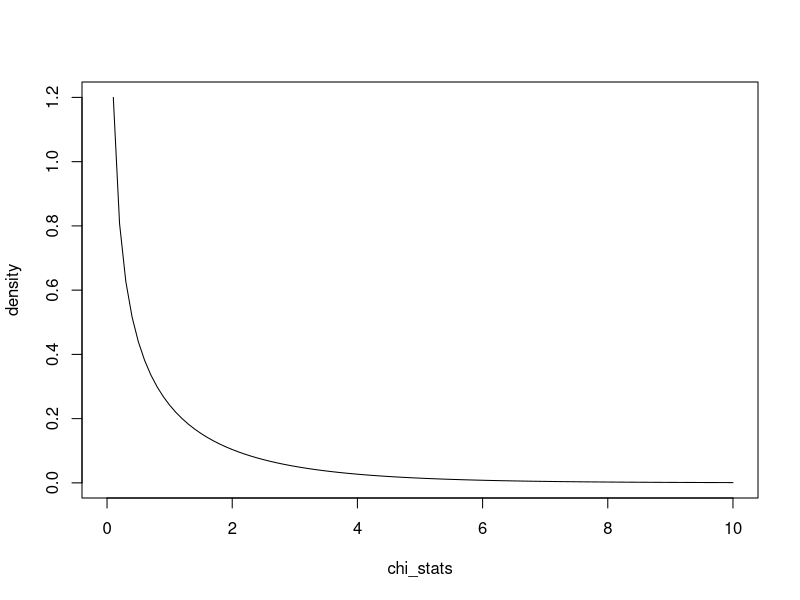
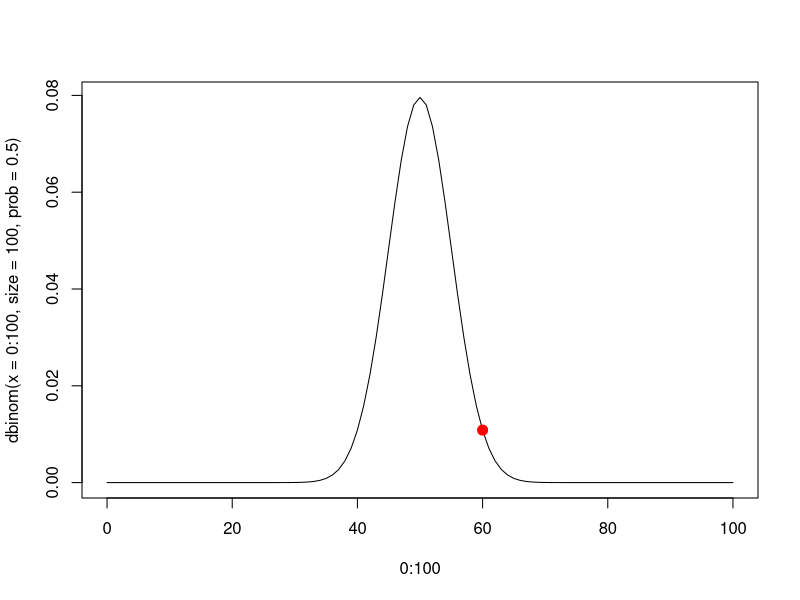
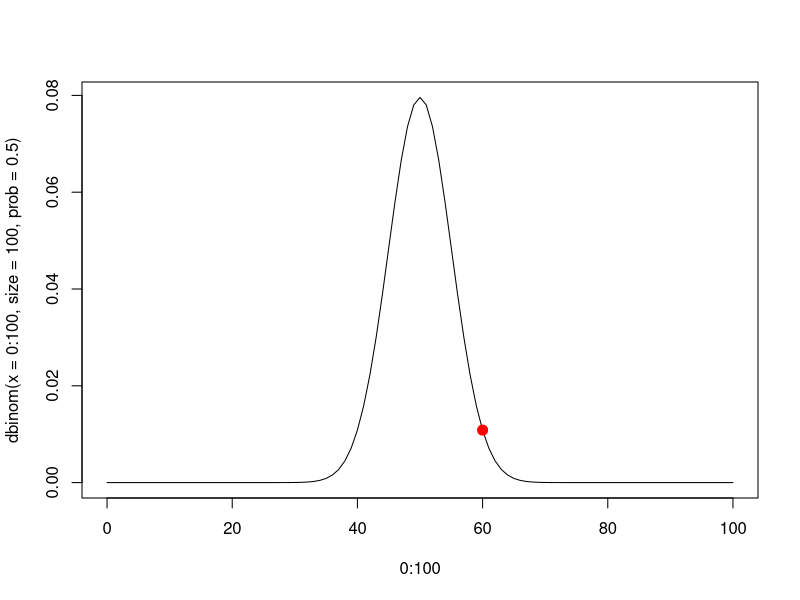
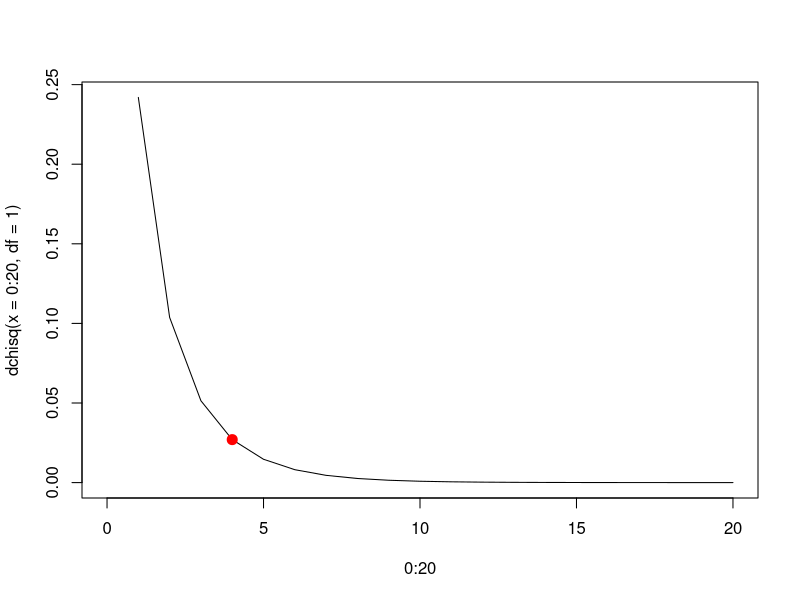

Write R code to recreate these figures, in order. (Note: this script raises an error after producing the figures.)
## ---- chunk 1
knitr::opts_chunk$set(echo = TRUE)
## ---- chunk 2

o <- c(30, 70) 
e <- c(.5, .5)

# Die Quadrierte Differenz der Abweichungen im Verhältnis zu den erwarteten Werten
test_stat <- sum((o - e)^2 / e)
df <- length(o) - 1

chi_stats <- seq(0, 10, by = .1)
density <- dchisq(chi_stats, df =  df)

plot(x = chi_stats, y = density, type = "l")
points(x = test_stat, dchisq(x = test_stat, df = df), pch = 20, col = "red", cex = 2)

1 - pchisq(q = test_stat, df = df) # p-value

## ---- chunk 3
# Wie wahrscheinlich ist eine Beobachtung von 60 Gewinnen
# von 100 Ziehungen, wenn die Gewinnwahrscheinlichkeit
# tatsächlich 50% beträgt?
# Diese Frage lässt sich mit der Binomialverteilung beantworten.

p <- .5
k <- 100
# Wie wahrscheinlich sind 60 Treffer (oder mehr), wenn die Wahrscheinlichkeit 
# einen Treffer zu erhalten 50% beträgt und wir insgesamt 100 mal ziehen?
dbinom(x = 60, size = 100, prob = .5)
plot(0:100, dbinom(x = 0:100, size = 100, prob = .5), type = "l")
points(60, dbinom(x = 60, size = 100, prob = .5), cex = 2, col = "red", pch = 20)

(1 - pbinom(q = 60, size = 100, prob = .5)) * 2
plot(0:100, dbinom(x = 0:100, size = 100, prob = .5), type = "l")
points(60, dbinom(x = 60, size = 100, prob = .5), cex = 2, col = "red", pch = 20)
1 - pbinom(q = 60, size = 100, prob = .5)

o <- c(60, 40)
e <- c(50, 50)

test_stat <- sum((o - e) ^ 2 / e)
plot(0:20, dchisq(x = 0:20, df = 1), type = "l")
points(test_stat, dchisq(test_stat, df = 1), pch = 20, col = "red", cex = 2)
1 - pchisq(q = test_stat, df = 1)

## ---- chunk 4
obs
exp
observed <- c(60, 40)
n <- sum(observed)
exp <- c(.5, .5)
exp_abs <- exp * sum(observed)

test_stat <- sum((observed - exp_abs)^2 / exp_abs)

fit <- chisq.test(x = observed, p = exp) 
fit$statistic #chi sq test stat
fit$parameter #df
fit$p.value

n <- 1e2
reps <- 1e6
p <- runif(n = 4)
p <- p / sum(p)

data <- table(mtcars$cyl)
exp <- c(.4, .2, .4)
exp_abs <- sum(data) * exp
sum(data) * exp

chisq.test(x = data, p = exp)

o1 <- rbinom(n = 1000, size = sum(data), prob = exp[1])
o2 <- rbinom(n = 1000, size = sum(data), prob = exp[2])
o3 <- sum(data) - map2_int(o1, o2, sum)

# Visualisierung der Verteilung
list(o1, o2, o3) %>% 
  set_names("o1", "o2", "o3") %>% 
  as_tibble %>% 
  rownames_to_column() %>% 
  gather(key = "category", value = "count", -rowname) %>%
  mutate_at("rowname", as_factor) %>% 
  ggplot(aes(y = count, x = rowname, group = category, col = category, fill = category)) +
  geom_bar(stat = "identity", position = "fill") + 
  scale_fill_manual(guide = F, values = c("red", "orange", "skyblue")) +
  scale_color_manual(guide = F, values = c("red", "orange", "skyblue")) +
  theme_classic() +
  theme(line = element_blank(),
        text = element_blank())

reduce(list(o1, o2, o3), `+`)

obs <- map(p[-length(p)], rbinom, n = reps, size = n)
obs <- map(p[-length(p)], rbinom, n = reps, size = n)
obs[[length(obs) + 1]] <- n - reduce(obs, `+`)

exp <- map(p, ~ .x * n)

diffs <- map2(obs, exp, ~ (.x - .y)^2 / .y)
chi_sq <- reduce(diffs, `+`)

hist(chi_sq, sqrt(reps), las = 1, freq = FALSE, ylim = c(0, .25))
x <- seq(0, 30, by = 0.01)
lines(x, dchisq(x = x, df = 3), col = "red")

## ---- chunk 5
sim_chisq <- function(n, exp, reps=1000) {
  for(i in reps){
    for(p in exp) {
      x1 <- rbinom(n = n, size = 100, prob = p)
      
    }
  }
}
## ---- chunk 6
# Expected distribution of sells
# In order: Audi, Volkswagen and BMW
expected_proportions <- c(.5, .25, .25)
observed <- c(340, 200, 180)

df <- length(observed) - 1

expected <- expected_proportions * sum(observed)

chi_stat <- sum((observed - expected)^2 / expected) 

p_value <- 1 - pchisq(q = chi_stat, df = df)

## ---- chunk 7
 
m <- list(NULL, NULL, NULL)
for(i in seq(1000)) {
observed <- round(runif(n = 5) * 100)
n <- sum(observed)

exp_abs <- map_dbl(observed / n, rbinom, n = 1, size = sum(observed))
exp <- exp_abs / sum(exp_abs)

df <- length(observed) - 1

test_stat <- sum((observed - exp_abs)^2 / exp_abs)

fit <- chisq.test(x = observed, p = exp) 
fit$statistic #chi sq test stat
fit$parameter #df
fit$p.value

reps = 1e5
sim <- map(exp, ~rbinom(n = reps, size = n, prob = .x))
# sim[[length(sim)]] <- n - reduce(sim[-length(sim)], `+`)

# caluclate ChiSq statistic for each row
resid <- function(exp, obs) {
  (obs - exp)^2/exp
}

sim_abweichungen <- map2(.x = exp_abs, .y = sim, .f = resid)
statistics <- reduce(sim_abweichungen, `+`)
# hist(statistics, breaks = 100, freq = FALSE, las = 1, xlim = c(0, .5 * (max(statistics))))
# abline(v = test_stat, col = "red", lty = 2, lwd = 3)

sim_p <- sum(statistics > fit$statistic) / length(statistics)
cal_p <- fit$p.value

m[[1]][i] <- sim_p 
m[[2]][i] <- cal_p 
m[[3]][i] <- exp[length(exp)]

}

data.frame(m) %>% 
  filter(complete.cases(.)) %>% 
  set_names("X", "Y", "Z") %>% 
  mutate(diff = abs(X - Y)) %>% 
  ggplot(aes(diff, Z)) +
  geom_point()

## ---- chunk 8
sim_chi <- function(reps = 1000) {
  
  m <- NULL
  
  for(i in seq(reps)) {
    
    observed <- round(runif(n = 5) * 100)
    
    if(any(observed <= 5)) {
      m[i] <- NA
    } else {
      
      n <- sum(observed)
      
      exp_abs <- map_dbl(observed / n, rbinom, n = 1, size = sum(observed))
      exp_abs[length(exp_abs)] <- n - sum(exp_abs[-length(exp_abs)])
      
      exp <- exp_abs / sum(exp_abs)
      
      df <- length(observed) - 1
      
      sum(exp_abs)
      sum(observed)
      
      test_stat <- sum((observed - exp_abs)^2 / exp_abs)
      
      fit <- chisq.test(x = observed, p = exp) 
      fit$statistic #chi sq test stat
      fit$parameter #df
      fit$p.value
      
      # number of simulation
      reps = 1e5
      # sim2 <- map(exp, ~rbinom(n = reps, size = n, prob = .x))
      sim <- map(exp, ~qbinom(p = runif(reps), size = n, prob = .x))
      
      # sim[[length(sim)]] <- n - reduce(sim[-length(sim)], `+`)
      # sim2[[length(sim2)]] <- n - reduce(sim2[-length(sim2)], `+`)
      
      # caluclate ChiSq statistic for each row
      resid <- function(exp, obs) {
        (obs - exp)^2/exp
      }
      
      sim_abweichungen <- map2(.x = exp_abs, .y = sim, .f = resid)
      statistics <- reduce(sim_abweichungen, `+`)
      # hist(statistics, breaks = 100, freq = FALSE, las = 1, xlim = c(0, .5 * (max(statistics))))
      # abline(v = test_stat, col = "red", lty = 2, lwd = 3)
      
      sim_p <- sum(statistics > fit$statistic) / length(statistics)
      cal_p <- fit$p.value
      m[i] <- sim_p - cal_p
    }
  }
  return(m)
}
## ---- chunk 9

expected <- c(23, 12, 34, 54)
expected_rel <- expected / sum(expected)
n <- sum(expected)

idx <- sample(seq(observed), 1)
observed[idx] <- n - sum(observed[-idx])
df <- length(observed) - 1

test_stat <- sum((observed - expected)^2 / expected)

fit <- chisq.test(x = observed, p = expected, rescale.p = TRUE) 
fit$statistic #chi sq test stat
fit$parameter #df
fit$p.value

# number of simulation
reps = 1e4
sim <- map(exp, ~qbinom(p = runif(reps), size = n, prob = .x))

# caluclate ChiSq statistic for each row
resid <- function(exp, obs) {
  (obs - exp)^2/exp
}

# Samples
sim_abweichungen <- map2(.x = expected, .y = sim, .f = resid)
statistics <- reduce(sim_abweichungen, `+`)
hist(statistics, breaks = 100, freq = FALSE, las = 1, xlim = c(0, .5 * (max(statistics))))
# abline(v = test_stat, col = "red", lty = 2, lwd = 3)
x <- seq(0, 17, by = .1)
y <- dchisq(x = x, df = df, ncp = 0)
lines(x, y)
qqplot(y, statistics)

sim_p <- sum(statistics > fit$statistic) / length(statistics)
cal_p <- fit$p.value

## ---- chunk 10

sim_df <- function(data, n) {
  for(i in seq(nrow(data))){
    row_idx <- sample(nrow(data), 1)
    col_idx <- sample(ncol(data), 1)
    data[i, col_idx] <- n - sum(data[i, ][-col_idx])
  }
  return(data)
}
sim_df(mtcars)

sim_df(data.frame(sim), n = n)
## ---- chunk 11

observed <- table(mtcars$cyl)
expected <- c(.35, .25, .4)
expected_abs <- expected * sum(observed)
n <- sum(observed)

# Es geht darum die Freiheitsgrade zu simulieren
x1 <- rbinom(n = 1e5, size = n, prob = expected[1])
x2 <- rbinom(n = 1e5, size = n, prob = expected[2])
x3 <- rbinom(n = 1e5, size = n, prob = expected[3])

x <- list("x1" = x1, "x2" = x2, "x3" = x3)

x %>% 
  as_tibble %>% 
  gather() %>% 
  ggplot(aes(x = value, fill = key)) +
  geom_density(bw = 1, alpha = .2)
  
x <- sim_df(data.frame(x), n = n) %>% 
  as.list()
 
x1 <- (x[[1]] - expected_abs[1])^2/expected_abs[1]
x2 <- (x[[2]] - expected_abs[2])^2/expected_abs[2]
x3 <- (x[[3]] - expected_abs[3])^2/expected_abs[3]

x <- list("x1" = x1, "x2" = x2, "x3" = x3)
statistic <- reduce(x, `+`)

hist(statistic, breaks = 20, freq = F)
x <- seq(0, 17, by = .1)
y <- dchisq(x = x, df = length(expected))
lines(x, y)

qqplot(statistic, y)
plot(density(statistic, from = 0, kernel = "cosine", bw = 3))
lines(x, y, col = "red")

## ---- chunk 12

library(tidyverse)

n_var <- 2
df <- n_var
sdev <- as.list(rep(1, n_var))
sim <- map(.x = sdev, .f = ~rnorm(n = reps, mean = 0, sd = .x)^2)

sim %>% 
  tibble %>% 
  rownames_to_column() %>% 
  set_names(c("key", "value")) %>% 
  spread(key, value) %>% 
  set_names(~paste0("x", .x)) %>% 
  unnest() %>% 
  gather(key, value) %>% 
  ggplot(aes(x = value, fill = key)) +
  geom_density() +
  facet_grid(key~.)
  
statistics <- reduce(sim, `+`)
hist(statistics, freq = FALSE, breaks = sqrt(reps))

x <- seq(0, 17, by = .1)
y <- dchisq(x = x, df = df)
lines(x, y, col = "red", lwd = 2)

fit <- chisq.test(table(mtcars$cyl))
fit %>% pluck("p.value")

stat <- fit %>% pluck("statistic")

sum(statistics >= stat) / length(statistics)

## ---- chunk 13

# Set replicate
reps <- 2e4

# Observations
obs <- table(mtcars$cyl)

# Chi Quadrat Anpassungstest 
fit_exact <- chisq.test(obs)
fit_sim <- chisq.test(obs, simulate.p.value = TRUE, B = reps)

# Simulate Chi Quadrat
expected <- rep(1, length(obs))
expected <- expected / sum(expected)
n <- sum(obs)
abs <- n * expected
df <- length(abs) - 1


# Simulate Nullhypothesis
sim <- map(expected, rbinom, n = reps, size = n)

# Create function to calculate the residuals
resid <- function(o, e) (e - o)^2 / e

# Use function to calculate
residuen <- map2(sim, abs, resid)

# statistic <- reduce(residuen[-length(residuen)], `+`)
statistic <- reduce(residuen, `+`)
# hist(statistic, sqrt(length(statistic)), freq = F, las = 1, xlim = c(0, 15))

paste("Simulation:", round(sum(statistic >= fit_exact$statistic) / length(statistic), 3))
paste("Exact:", round(fit_exact$p.value, 3))
paste("Monte Carlo:", round(fit_sim$p.value, 3))

